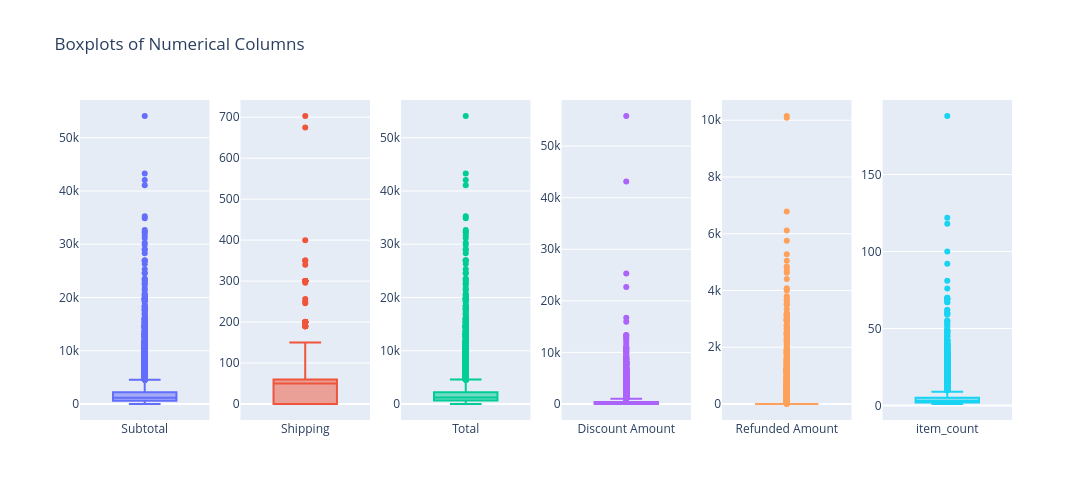

Notebook cell for this chart:
### Code cell
fig = sp.make_subplots(rows=1, cols=len(numerical_columns))

for i, column in enumerate(numerical_columns, 1):
    fig.add_trace(go.Box(y=df[column], name=column), row=1, col=i)

fig.update_layout(
    title_text="Boxplots of Numerical Columns",
    showlegend=False,
    height=500,
    width=2000
)

fig.show()

### Figure 1 — Plotly figure (JSON) as saved in the notebook; plotly's stock layout.template omitted (floating-point values rounded to 4 significant figures; data arrays with more than 128 entries replaced by an {"elided": "..."} marker saying what was removed)
{"data": [{"name": "Subtotal", "type": "box", "xaxis": "x", "y": {"elided": "24856 float values"}, "yaxis": "y"}, {"name": "Shipping", "type": "box", "xaxis": "x2", "y": {"elided": "24856 float values"}, "yaxis": "y2"}, {"name": "Total", "type": "box", "xaxis": "x3", "y": {"elided": "24856 float values"}, "yaxis": "y3"}, {"name": "Discount Amount", "type": "box", "xaxis": "x4", "y": {"elided": "24856 float values"}, "yaxis": "y4"}, {"name": "Refunded Amount", "type": "box", "xaxis": "x5", "y": {"elided": "24856 float values"}, "yaxis": "y5"}, {"name": "item_count", "type": "box", "xaxis": "x6", "y": {"elided": "24856 int values"}, "yaxis": "y6"}], "layout": {"height": 500, "showlegend": false, "title": {"text": "Boxplots of Numerical Columns"}, "width": 2000, "xaxis": {"anchor": "y", "domain": [0, 0.1389]}, "xaxis2": {"anchor": "y2", "domain": [0.1722, 0.3111]}, "xaxis3": {"anchor": "y3", "domain": [0.3444, 0.4833]}, "xaxis4": {"anchor": "y4", "domain": [0.5167, 0.6556]}, "xaxis5": {"anchor": "y5", "domain": [0.6889, 0.8278]}, "xaxis6": {"anchor": "y6", "domain": [0.8611, 1]}, "yaxis": {"anchor": "x", "domain": [0, 1]}, "yaxis2": {"anchor": "x2", "domain": [0, 1]}, "yaxis3": {"anchor": "x3", "domain": [0, 1]}, "yaxis4": {"anchor": "x4", "domain": [0, 1]}, "yaxis5": {"anchor": "x5", "domain": [0, 1]}, "yaxis6": {"anchor": "x6", "domain": [0, 1]}}}
